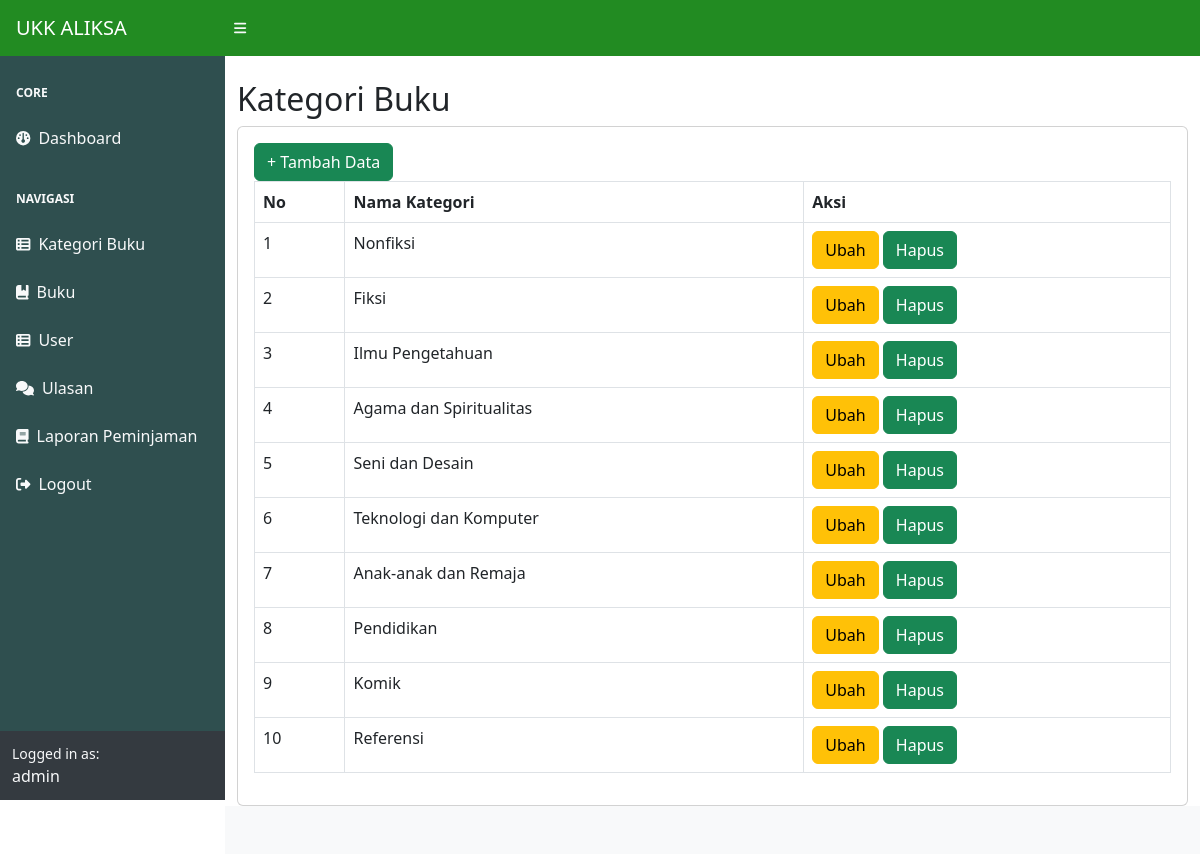
The page /index.php?page=kategori (signed in) on the database its author committed.
### tables this page shows
CREATE TABLE `kategori` (
  `id_kategori` int(11) NOT NULL,
  `kategori` varchar(225) DEFAULT NULL
);

### kategori.php (the view)
<h2 class="mt-4">Kategori Buku</h2>
<div class="card">
    <div class="card-body">
        <div class="row">
            <div class="col-md-12">
                <a href="?page=kategori_tambah" class="btn btn-success">+ Tambah Data</a>
                <table class="table table-bordered" id="dataTable" width="100%" cellspacing="0">
                    <tr>
                        <th>No</th>
                        <th>Nama Kategori</th>
                        <th>Aksi</th>
                    </tr>
                    <?php
                    $i = 1;
                    $query = mysqli_query($koneksi, "SELECT*FROM kategori");
                    while ($data = mysqli_fetch_array($query)) {
                    ?>
                        <tr>
                            <td><?php echo $i++; ?></td>
                            <td><?php echo $data['kategori']; ?></td>
                            <td>
                                <a href="?page=kategori_ubah&&id=<?php echo $data['id_kategori']; ?>" class="btn btn-warning">Ubah</a>
                                <a onclick="return confirm('Apakah anda yakin menghapus data ini?');" href="?page=kategori_hapus&&id=<?php echo $data['id_kategori']; ?>" class="btn btn-success">Hapus</a>
                            </td>
                        </tr>
                    <?php
                    }
                    ?>
                </table>
            </div>
        </div>
    </div>
</div>

### rows shown on the page
kategori: kategori "Nonfiksi"
kategori: kategori "Fiksi"
kategori: kategori "Ilmu Pengetahuan"
kategori: kategori "Agama dan Spiritualitas"
kategori: kategori "Seni dan Desain"
kategori: kategori "Teknologi dan Komputer"
kategori: kategori "Anak-anak dan Remaja"
kategori: kategori "Pendidikan"
kategori: kategori "Komik"
kategori: kategori "Referensi"

### other values the page prints
$_SESSION['user']['nama_lengkap'] "admin"
